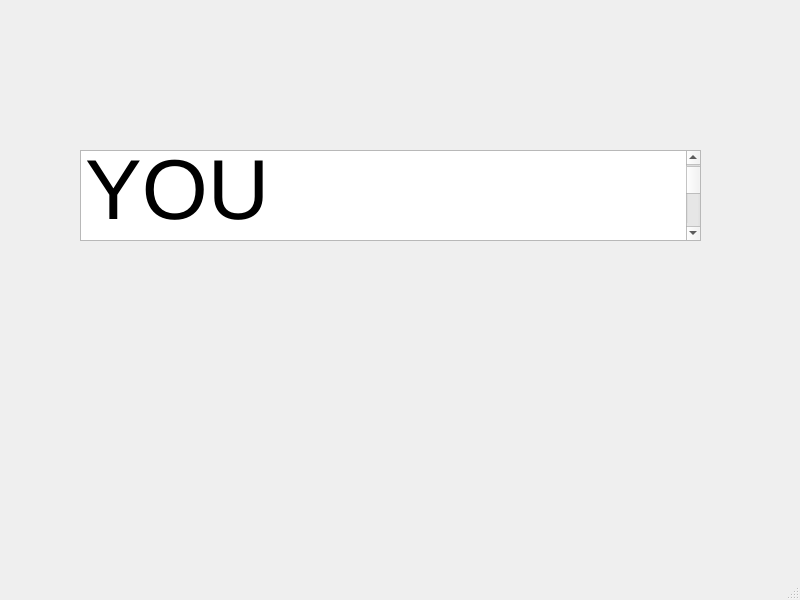
<?xml version="1.0" encoding="UTF-8"?>
<ui version="4.0">
 <class>MainWindow</class>
 <widget class="QMainWindow" name="MainWindow">
  <property name="geometry">
   <rect>
    <x>0</x>
    <y>0</y>
    <width>800</width>
    <height>600</height>
   </rect>
  </property>
  <property name="windowTitle">
   <string>MainWindow</string>
  </property>
  <widget class="QWidget" name="centralwidget">
   <widget class="QTextEdit" name="textEdit">
    <property name="geometry">
     <rect>
      <x>80</x>
      <y>150</y>
      <width>621</width>
      <height>91</height>
     </rect>
    </property>
    <property name="html">
     <string>&lt;!DOCTYPE HTML PUBLIC &quot;-//W3C//DTD HTML 4.0//EN&quot; &quot;http://www.w3.org/TR/REC-html40/strict.dtd&quot;&gt;
&lt;html&gt;&lt;head&gt;&lt;meta name=&quot;qrichtext&quot; content=&quot;1&quot; /&gt;&lt;meta charset=&quot;utf-8&quot; /&gt;&lt;style type=&quot;text/css&quot;&gt;
p, li { white-space: pre-wrap; }
hr { height: 1px; border-width: 0; }
li.unchecked::marker { content: &quot;\2610&quot;; }
li.checked::marker { content: &quot;\2612&quot;; }
&lt;/style&gt;&lt;/head&gt;&lt;body style=&quot; font-family:'.AppleSystemUIFont'; font-size:13pt; font-weight:400; font-style:normal;&quot;&gt;
&lt;p style=&quot; margin-top:0px; margin-bottom:0px; margin-left:0px; margin-right:0px; -qt-block-indent:0; text-indent:0px;&quot;&gt;&lt;span style=&quot; font-size:64pt;&quot;&gt;YOU WINNNNN!!!!!!!!&lt;/span&gt;&lt;/p&gt;&lt;/body&gt;&lt;/html&gt;</string>
    </property>
   </widget>
  </widget>
  <widget class="QMenuBar" name="menubar">
   <property name="geometry">
    <rect>
     <x>0</x>
     <y>0</y>
     <width>800</width>
     <height>24</height>
    </rect>
   </property>
  </widget>
  <widget class="QStatusBar" name="statusbar"/>
 </widget>
 <resources/>
 <connections/>
</ui>
